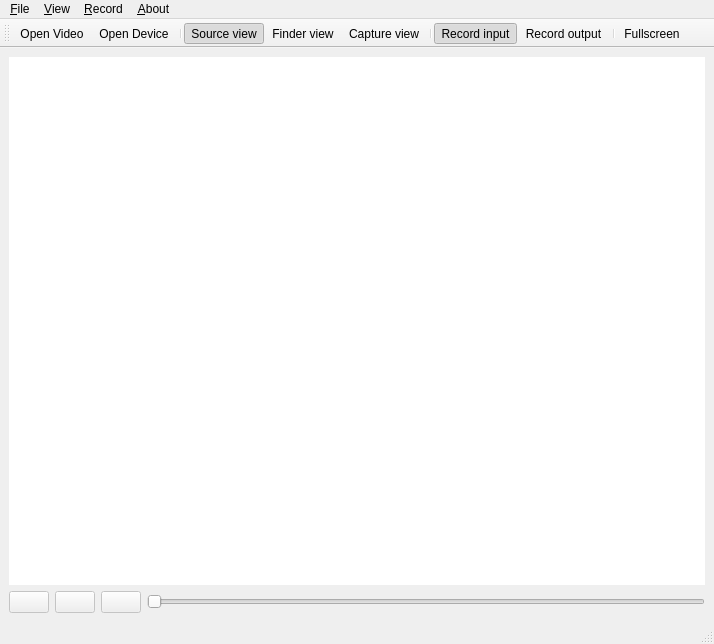
<?xml version="1.0" encoding="UTF-8"?>
<ui version="4.0">
 <class>MainWindow</class>
 <widget class="QMainWindow" name="MainWindow">
  <property name="windowModality">
   <enum>Qt::NonModal</enum>
  </property>
  <property name="geometry">
   <rect>
    <x>0</x>
    <y>0</y>
    <width>714</width>
    <height>644</height>
   </rect>
  </property>
  <property name="windowTitle">
   <string>Sonic Gesture</string>
  </property>
  <property name="windowIcon">
   <iconset>
    <normaloff>:/icons/icons/thumb_up.png</normaloff>:/icons/icons/thumb_up.png</iconset>
  </property>
  <property name="iconSize">
   <size>
    <width>20</width>
    <height>20</height>
   </size>
  </property>
  <property name="toolButtonStyle">
   <enum>Qt::ToolButtonTextUnderIcon</enum>
  </property>
  <property name="unifiedTitleAndToolBarOnMac">
   <bool>true</bool>
  </property>
  <widget class="QWidget" name="centralwidget">
   <layout class="QVBoxLayout" name="verticalLayout">
    <item>
     <widget class="QCVImage" name="CVWindow" native="true">
      <property name="styleSheet">
       <string notr="true">background-color: rgb(255, 255, 255);</string>
      </property>
     </widget>
    </item>
    <item>
     <layout class="QHBoxLayout" name="horizontalLayout_2">
      <item>
       <widget class="QPushButton" name="pauzeButton">
        <property name="enabled">
         <bool>false</bool>
        </property>
        <property name="text">
         <string/>
        </property>
        <property name="icon">
         <iconset>
          <normaloff>:/icons/pauze movie</normaloff>:/icons/pauze movie</iconset>
        </property>
       </widget>
      </item>
      <item>
       <widget class="QPushButton" name="continueButton">
        <property name="enabled">
         <bool>false</bool>
        </property>
        <property name="text">
         <string/>
        </property>
        <property name="icon">
         <iconset>
          <normaloff>:/icons/play movie</normaloff>:/icons/play movie</iconset>
        </property>
       </widget>
      </item>
      <item>
       <widget class="QPushButton" name="recordButton">
        <property name="enabled">
         <bool>false</bool>
        </property>
        <property name="text">
         <string/>
        </property>
        <property name="icon">
         <iconset>
          <normaloff>:/icons/record</normaloff>:/icons/record</iconset>
        </property>
        <property name="checkable">
         <bool>true</bool>
        </property>
        <property name="checked">
         <bool>false</bool>
        </property>
       </widget>
      </item>
      <item>
       <widget class="QSlider" name="positionSlider">
        <property name="enabled">
         <bool>false</bool>
        </property>
        <property name="maximum">
         <number>1000</number>
        </property>
        <property name="orientation">
         <enum>Qt::Horizontal</enum>
        </property>
       </widget>
      </item>
     </layout>
    </item>
   </layout>
  </widget>
  <widget class="QMenuBar" name="menubar">
   <property name="geometry">
    <rect>
     <x>0</x>
     <y>0</y>
     <width>714</width>
     <height>25</height>
    </rect>
   </property>
   <widget class="QMenu" name="menuFile">
    <property name="title">
     <string>&amp;File</string>
    </property>
    <addaction name="actionOpen_Video"/>
    <addaction name="actionOpen_Device_2"/>
    <addaction name="separator"/>
    <addaction name="actionExit"/>
   </widget>
   <widget class="QMenu" name="menu_View">
    <property name="title">
     <string>&amp;View</string>
    </property>
    <addaction name="actionFinder_View"/>
    <addaction name="actionCapture_View"/>
    <addaction name="actionSource_view"/>
    <addaction name="separator"/>
    <addaction name="actionFullscreen"/>
   </widget>
   <widget class="QMenu" name="menuRecord">
    <property name="title">
     <string>&amp;Record</string>
    </property>
    <addaction name="actionRecord_visual_output"/>
    <addaction name="actionRecord_original_movie"/>
   </widget>
   <widget class="QMenu" name="menuAbout">
    <property name="title">
     <string>&amp;About</string>
    </property>
    <addaction name="actionAbout_Sonic_Gesture"/>
   </widget>
   <addaction name="menuFile"/>
   <addaction name="menu_View"/>
   <addaction name="menuRecord"/>
   <addaction name="menuAbout"/>
  </widget>
  <widget class="QStatusBar" name="statusbar"/>
  <widget class="QToolBar" name="toolBar">
   <property name="windowTitle">
    <string>toolBar</string>
   </property>
   <property name="toolButtonStyle">
    <enum>Qt::ToolButtonIconOnly</enum>
   </property>
   <attribute name="toolBarArea">
    <enum>TopToolBarArea</enum>
   </attribute>
   <attribute name="toolBarBreak">
    <bool>false</bool>
   </attribute>
   <addaction name="actionOpen_Video"/>
   <addaction name="actionOpen_Device_2"/>
   <addaction name="separator"/>
   <addaction name="actionSource_view"/>
   <addaction name="actionFinder_View"/>
   <addaction name="actionCapture_View"/>
   <addaction name="separator"/>
   <addaction name="actionRecord_original_movie"/>
   <addaction name="actionRecord_visual_output"/>
   <addaction name="separator"/>
   <addaction name="actionFullscreen"/>
  </widget>
  <action name="actionOpen_Video">
   <property name="checkable">
    <bool>true</bool>
   </property>
   <property name="icon">
    <iconset>
     <normaloff>:/icons/film</normaloff>:/icons/film</iconset>
   </property>
   <property name="text">
    <string>&amp;Open Video...</string>
   </property>
  </action>
  <action name="actionExit">
   <property name="text">
    <string>&amp;Exit</string>
   </property>
  </action>
  <action name="actionOpen_Device_2">
   <property name="checkable">
    <bool>true</bool>
   </property>
   <property name="icon">
    <iconset>
     <normaloff>:/icons/camera</normaloff>:/icons/camera</iconset>
   </property>
   <property name="text">
    <string>Open &amp;Device...</string>
   </property>
  </action>
  <action name="actionFinder_View">
   <property name="checkable">
    <bool>true</bool>
   </property>
   <property name="checked">
    <bool>false</bool>
   </property>
   <property name="icon">
    <iconset>
     <normaloff>:/icons/finder view</normaloff>:/icons/finder view</iconset>
   </property>
   <property name="text">
    <string>Finder view</string>
   </property>
  </action>
  <action name="actionCapture_View">
   <property name="checkable">
    <bool>true</bool>
   </property>
   <property name="icon">
    <iconset>
     <normaloff>:/icons/capture view</normaloff>:/icons/capture view</iconset>
   </property>
   <property name="text">
    <string>Capture view</string>
   </property>
  </action>
  <action name="actionRecord_original_movie">
   <property name="checkable">
    <bool>true</bool>
   </property>
   <property name="checked">
    <bool>true</bool>
   </property>
   <property name="enabled">
    <bool>true</bool>
   </property>
   <property name="icon">
    <iconset>
     <normaloff>:/icons/record input</normaloff>:/icons/record input</iconset>
   </property>
   <property name="text">
    <string>Record input</string>
   </property>
  </action>
  <action name="actionRecord_visual_output">
   <property name="checkable">
    <bool>true</bool>
   </property>
   <property name="checked">
    <bool>false</bool>
   </property>
   <property name="icon">
    <iconset>
     <normaloff>:/icons/record output</normaloff>:/icons/record output</iconset>
   </property>
   <property name="text">
    <string>Record output</string>
   </property>
  </action>
  <action name="actionSource_view">
   <property name="checkable">
    <bool>true</bool>
   </property>
   <property name="checked">
    <bool>true</bool>
   </property>
   <property name="enabled">
    <bool>true</bool>
   </property>
   <property name="icon">
    <iconset>
     <normaloff>:/icons/normal view</normaloff>:/icons/normal view</iconset>
   </property>
   <property name="text">
    <string>Source view</string>
   </property>
  </action>
  <action name="actionAbout_Sonic_Gesture">
   <property name="text">
    <string>About Sonic Gesture</string>
   </property>
  </action>
  <action name="actionFullscreen">
   <property name="checkable">
    <bool>true</bool>
   </property>
   <property name="icon">
    <iconset>
     <normaloff>:/icons/fullscreen</normaloff>:/icons/fullscreen</iconset>
   </property>
   <property name="text">
    <string>Fullscreen</string>
   </property>
  </action>
 </widget>
 <customwidgets>
  <customwidget>
   <class>QCVImage</class>
   <extends>QWidget</extends>
   <header>qcvimage.h</header>
   <container>1</container>
   <slots>
    <slot>about()</slot>
   </slots>
  </customwidget>
 </customwidgets>
 <resources/>
 <connections>
  <connection>
   <sender>actionOpen_Video</sender>
   <signal>activated()</signal>
   <receiver>MainWindow</receiver>
   <slot>openVideo()</slot>
   <hints>
    <hint type="sourcelabel">
     <x>-1</x>
     <y>-1</y>
    </hint>
    <hint type="destinationlabel">
     <x>356</x>
     <y>321</y>
    </hint>
   </hints>
  </connection>
  <connection>
   <sender>actionOpen_Device_2</sender>
   <signal>activated()</signal>
   <receiver>MainWindow</receiver>
   <slot>openDevice()</slot>
   <hints>
    <hint type="sourcelabel">
     <x>-1</x>
     <y>-1</y>
    </hint>
    <hint type="destinationlabel">
     <x>356</x>
     <y>321</y>
    </hint>
   </hints>
  </connection>
  <connection>
   <sender>actionFinder_View</sender>
   <signal>activated()</signal>
   <receiver>MainWindow</receiver>
   <slot>finderView()</slot>
   <hints>
    <hint type="sourcelabel">
     <x>-1</x>
     <y>-1</y>
    </hint>
    <hint type="destinationlabel">
     <x>356</x>
     <y>321</y>
    </hint>
   </hints>
  </connection>
  <connection>
   <sender>actionRecord_original_movie</sender>
   <signal>activated()</signal>
   <receiver>MainWindow</receiver>
   <slot>recordInput()</slot>
   <hints>
    <hint type="sourcelabel">
     <x>-1</x>
     <y>-1</y>
    </hint>
    <hint type="destinationlabel">
     <x>356</x>
     <y>321</y>
    </hint>
   </hints>
  </connection>
  <connection>
   <sender>actionRecord_visual_output</sender>
   <signal>activated()</signal>
   <receiver>MainWindow</receiver>
   <slot>recordOutput()</slot>
   <hints>
    <hint type="sourcelabel">
     <x>-1</x>
     <y>-1</y>
    </hint>
    <hint type="destinationlabel">
     <x>356</x>
     <y>321</y>
    </hint>
   </hints>
  </connection>
  <connection>
   <sender>actionSource_view</sender>
   <signal>activated()</signal>
   <receiver>MainWindow</receiver>
   <slot>sourceView()</slot>
   <hints>
    <hint type="sourcelabel">
     <x>-1</x>
     <y>-1</y>
    </hint>
    <hint type="destinationlabel">
     <x>356</x>
     <y>321</y>
    </hint>
   </hints>
  </connection>
  <connection>
   <sender>pauzeButton</sender>
   <signal>clicked()</signal>
   <receiver>MainWindow</receiver>
   <slot>pauze()</slot>
   <hints>
    <hint type="sourcelabel">
     <x>32</x>
     <y>482</y>
    </hint>
    <hint type="destinationlabel">
     <x>356</x>
     <y>321</y>
    </hint>
   </hints>
  </connection>
  <connection>
   <sender>continueButton</sender>
   <signal>clicked()</signal>
   <receiver>MainWindow</receiver>
   <slot>play()</slot>
   <hints>
    <hint type="sourcelabel">
     <x>84</x>
     <y>482</y>
    </hint>
    <hint type="destinationlabel">
     <x>356</x>
     <y>321</y>
    </hint>
   </hints>
  </connection>
  <connection>
   <sender>positionSlider</sender>
   <signal>sliderMoved(int)</signal>
   <receiver>MainWindow</receiver>
   <slot>changePosition()</slot>
   <hints>
    <hint type="sourcelabel">
     <x>408</x>
     <y>482</y>
    </hint>
    <hint type="destinationlabel">
     <x>356</x>
     <y>321</y>
    </hint>
   </hints>
  </connection>
  <connection>
   <sender>actionCapture_View</sender>
   <signal>activated()</signal>
   <receiver>MainWindow</receiver>
   <slot>captureView()</slot>
   <hints>
    <hint type="sourcelabel">
     <x>-1</x>
     <y>-1</y>
    </hint>
    <hint type="destinationlabel">
     <x>356</x>
     <y>321</y>
    </hint>
   </hints>
  </connection>
  <connection>
   <sender>recordButton</sender>
   <signal>clicked()</signal>
   <receiver>MainWindow</receiver>
   <slot>record()</slot>
   <hints>
    <hint type="sourcelabel">
     <x>136</x>
     <y>478</y>
    </hint>
    <hint type="destinationlabel">
     <x>356</x>
     <y>321</y>
    </hint>
   </hints>
  </connection>
  <connection>
   <sender>actionFullscreen</sender>
   <signal>triggered(bool)</signal>
   <receiver>MainWindow</receiver>
   <slot>fullscreen()</slot>
   <hints>
    <hint type="sourcelabel">
     <x>-1</x>
     <y>-1</y>
    </hint>
    <hint type="destinationlabel">
     <x>356</x>
     <y>321</y>
    </hint>
   </hints>
  </connection>
  <connection>
   <sender>actionExit</sender>
   <signal>activated()</signal>
   <receiver>MainWindow</receiver>
   <slot>close()</slot>
   <hints>
    <hint type="sourcelabel">
     <x>-1</x>
     <y>-1</y>
    </hint>
    <hint type="destinationlabel">
     <x>356</x>
     <y>321</y>
    </hint>
   </hints>
  </connection>
 </connections>
 <slots>
  <slot>openVideo()</slot>
  <slot>openDevice()</slot>
  <slot>finderView()</slot>
  <slot>captureView()</slot>
  <slot>sourceView()</slot>
  <slot>recordInput()</slot>
  <slot>recordOutput()</slot>
  <slot>pauze()</slot>
  <slot>play()</slot>
  <slot>changePosition()</slot>
  <slot>record()</slot>
  <slot>fullscreen()</slot>
  <slot>about()</slot>
 </slots>
</ui>
